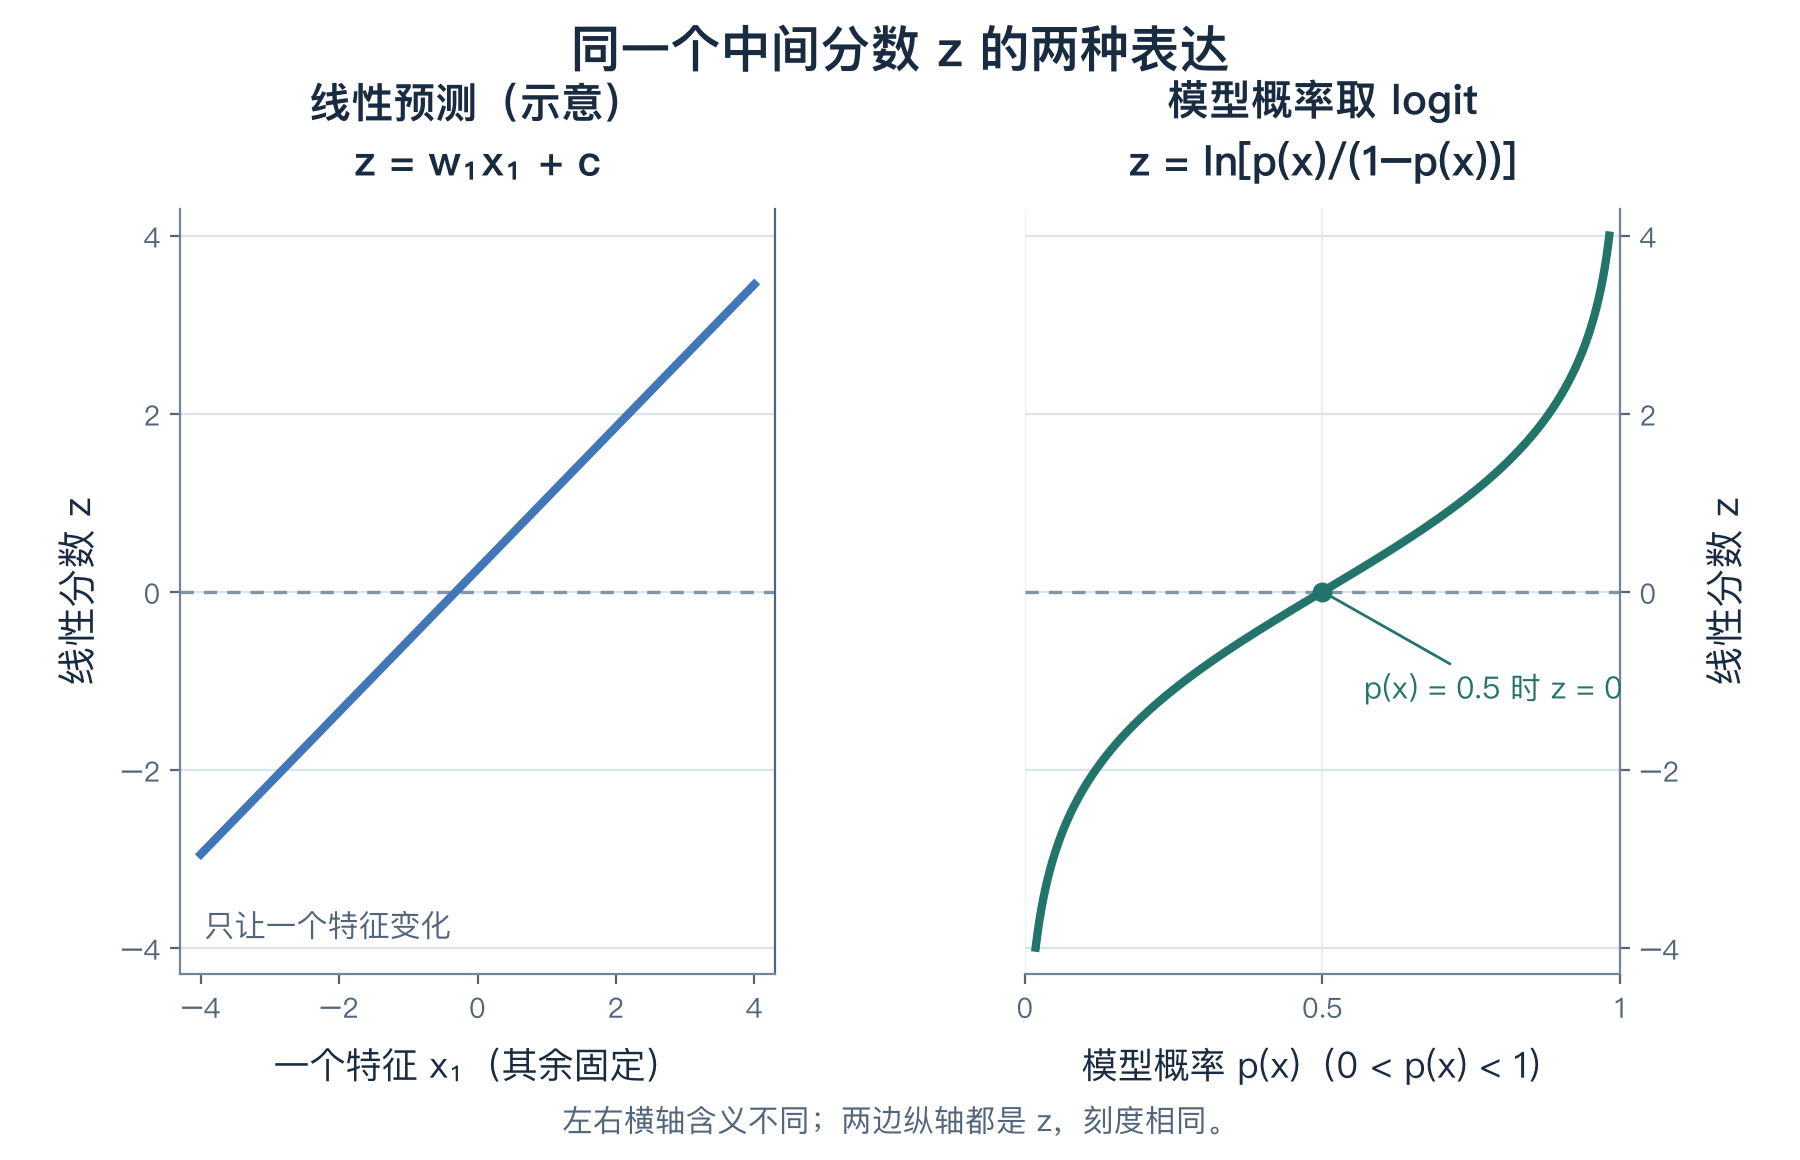

Write Python code to recreate this figure.
"""Create the p4 teaching chart linking the linear score and logit."""

from pathlib import Path

import matplotlib

matplotlib.use("Agg")
import matplotlib.pyplot as plt
import numpy as np


OUT = Path(__file__).with_name("lab04-logit-link.png")

plt.rcParams.update({
    "font.family": "PingFang SC",
    "axes.edgecolor": "#52657a",
    "axes.labelcolor": "#192b41",
    "xtick.color": "#52657a",
    "ytick.color": "#52657a",
    "text.color": "#192b41",
    "axes.titleweight": "bold",
})

fig, (ax_linear, ax_logit) = plt.subplots(
    1,
    2,
    figsize=(9, 5.8),
    sharey=True,
    gridspec_kw={"wspace": 0.42},
)
fig.suptitle("同一个中间分数 z 的两种表达", fontsize=18, fontweight="bold", y=0.98)

z_ticks = [-4, -2, 0, 2, 4]
for ax in (ax_linear, ax_logit):
    ax.set_ylim(-4.3, 4.3)
    ax.set_yticks(z_ticks)
    ax.set_axisbelow(True)
    ax.grid(axis="y", color="#dce4eb", linewidth=0.8)
    ax.axhline(0, color="#8295a8", linewidth=1.2, linestyle=(0, (4, 3)), zorder=1)
    ax.spines["top"].set_visible(False)
    ax.spines["left"].set_color("#71859a")
    ax.spines["bottom"].set_color("#71859a")

# Schematic: vary one feature while holding the others fixed.
x = np.linspace(-4, 4, 300)
z = 0.8 * x + 0.25
ax_linear.plot(x, z, color="#4177b7", linewidth=3, zorder=2)
ax_linear.set_xlim(-4.3, 4.3)
ax_linear.set_xticks([-4, -2, 0, 2, 4])
ax_linear.set_title("线性预测（示意）\nz = w₁x₁ + c", fontsize=15, pad=12)
ax_linear.set_xlabel("一个特征 x₁（其余固定）", fontsize=13, labelpad=9)
ax_linear.set_ylabel("线性分数 z", fontsize=14, labelpad=9)
ax_linear.text(
    0.04,
    0.05,
    "只让一个特征变化",
    transform=ax_linear.transAxes,
    fontsize=11,
    color="#52657a",
)

# Logit: the horizontal coordinate is probability; its open interval is (0, 1).
p = np.linspace(0.018, 0.982, 800)
logit = np.log(p / (1 - p))
ax_logit.plot(p, logit, color="#23756c", linewidth=3, zorder=2)
ax_logit.set_xlim(0, 1)
ax_logit.set_xticks([0, 0.5, 1], labels=["0", "0.5", "1"])
ax_logit.set_title("模型概率取 logit\nz = ln[p(x)/(1−p(x))]", fontsize=15, pad=12)
ax_logit.set_xlabel("模型概率 p(x)（0 < p(x) < 1）", fontsize=13, labelpad=9)
ax_logit.yaxis.tick_right()
ax_logit.yaxis.set_label_position("right")
ax_logit.set_ylabel("线性分数 z", fontsize=14, labelpad=9)
ax_logit.tick_params(axis="y", which="both", right=True, labelright=True, left=False, labelleft=False)
ax_logit.spines["left"].set_visible(False)
ax_logit.spines["right"].set_color("#71859a")
ax_logit.grid(axis="x", color="#edf1f5", linewidth=0.8)
ax_logit.scatter([0.5], [0], s=38, color="#23756c", zorder=3)
ax_logit.annotate(
    "p(x) = 0.5 时 z = 0",
    xy=(0.5, 0),
    xytext=(0.57, -1.2),
    fontsize=11,
    color="#23756c",
    arrowprops={"arrowstyle": "-", "color": "#23756c", "lw": 1},
)

fig.text(
    0.5,
    0.025,
    "左右横轴含义不同；两边纵轴都是 z，刻度相同。",
    ha="center",
    fontsize=11,
    color="#52657a",
)
fig.subplots_adjust(left=0.1, right=0.9, top=0.82, bottom=0.16)
fig.savefig(OUT, dpi=200, facecolor="white")
print(OUT)
